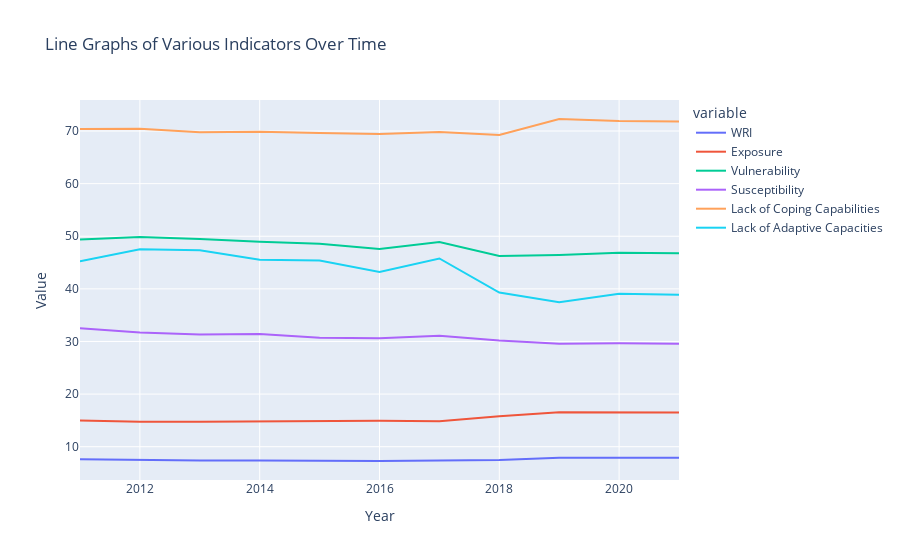

Notebook cell for this chart:
### Code cell
year_group_reset = year_group.reset_index()

fig = px.line(year_group_reset, x='Year', y=year_group.columns, labels={'value': 'Value'}, title='Line Graphs of Various Indicators Over Time')

fig.show()

### Figure 1 — Plotly figure (JSON) as saved in the notebook; plotly's stock layout.template omitted (floating-point values rounded to 4 significant figures)
{"data": [{"hovertemplate": "variable=WRI<br>Year=%{x}<br>Value=%{y}<extra></extra>", "legendgroup": "WRI", "line": {"color": "#636efa", "dash": "solid"}, "marker": {"symbol": "circle"}, "mode": "lines", "name": "WRI", "orientation": "v", "showlegend": true, "type": "scatter", "x": [2011, 2012, 2013, 2014, 2015, 2016, 2017, 2018, 2019, 2020, 2021], "xaxis": "x", "y": [7.595, 7.462, 7.4, 7.396, 7.339, 7.282, 7.38, 7.476, 7.893, 7.893, 7.898], "yaxis": "y"}, {"hovertemplate": "variable=Exposure<br>Year=%{x}<br>Value=%{y}<extra></extra>", "legendgroup": "Exposure", "line": {"color": "#EF553B", "dash": "solid"}, "marker": {"symbol": "circle"}, "mode": "lines", "name": "Exposure", "orientation": "v", "showlegend": true, "type": "scatter", "x": [2011, 2012, 2013, 2014, 2015, 2016, 2017, 2018, 2019, 2020, 2021], "xaxis": "x", "y": [14.99, 14.73, 14.73, 14.82, 14.82, 14.91, 14.82, 15.78, 16.53, 16.47, 16.5], "yaxis": "y"}, {"hovertemplate": "variable=Vulnerability<br>Year=%{x}<br>Value=%{y}<extra></extra>", "legendgroup": "Vulnerability", "line": {"color": "#00cc96", "dash": "solid"}, "marker": {"symbol": "circle"}, "mode": "lines", "name": "Vulnerability", "orientation": "v", "showlegend": true, "type": "scatter", "x": [2011, 2012, 2013, 2014, 2015, 2016, 2017, 2018, 2019, 2020, 2021], "xaxis": "x", "y": [49.37, 49.88, 49.5, 48.95, 48.57, 47.59, 48.9, 46.23, 46.43, 46.86, 46.75], "yaxis": "y"}, {"hovertemplate": "variable=Susceptibility<br>Year=%{x}<br>Value=%{y}<extra></extra>", "legendgroup": "Susceptibility", "line": {"color": "#ab63fa", "dash": "solid"}, "marker": {"symbol": "circle"}, "mode": "lines", "name": "Susceptibility", "orientation": "v", "showlegend": true, "type": "scatter", "x": [2011, 2012, 2013, 2014, 2015, 2016, 2017, 2018, 2019, 2020, 2021], "xaxis": "x", "y": [32.5, 31.69, 31.35, 31.43, 30.69, 30.61, 31.09, 30.16, 29.55, 29.65, 29.57], "yaxis": "y"}, {"hovertemplate": "variable=Lack of Coping Capabilities<br>Year=%{x}<br>Value=%{y}<extra></extra>", "legendgroup": "Lack of Coping Capabilities", "line": {"color": "#FFA15A", "dash": "solid"}, "marker": {"symbol": "circle"}, "mode": "lines", "name": "Lack of Coping Capabilities", "orientation": "v", "showlegend": true, "type": "scatter", "x": [2011, 2012, 2013, 2014, 2015, 2016, 2017, 2018, 2019, 2020, 2021], "xaxis": "x", "y": [70.39, 70.43, 69.79, 69.87, 69.61, 69.44, 69.82, 69.24, 72.29, 71.88, 71.82], "yaxis": "y"}, {"hovertemplate": "variable=Lack of Adaptive Capacities<br>Year=%{x}<br>Value=%{y}<extra></extra>", "legendgroup": "Lack of Adaptive Capacities", "line": {"color": "#19d3f3", "dash": "solid"}, "marker": {"symbol": "circle"}, "mode": "lines", "name": "Lack of Adaptive Capacities", "orientation": "v", "showlegend": true, "type": "scatter", "x": [2011, 2012, 2013, 2014, 2015, 2016, 2017, 2018, 2019, 2020, 2021], "xaxis": "x", "y": [45.22, 47.53, 47.35, 45.55, 45.39, 43.19, 45.78, 39.29, 37.45, 39.06, 38.86], "yaxis": "y"}], "layout": {"autosize": true, "legend": {"title": {"text": "variable"}, "tracegroupgap": 0}, "title": {"text": "Line Graphs of Various Indicators Over Time"}, "xaxis": {"anchor": "y", "autorange": true, "domain": [0, 1], "range": [2011, 2021], "title": {"text": "Year"}, "type": "linear"}, "yaxis": {"anchor": "x", "autorange": true, "domain": [0, 1], "range": [3.671, 75.9], "title": {"text": "Value"}, "type": "linear"}}}
